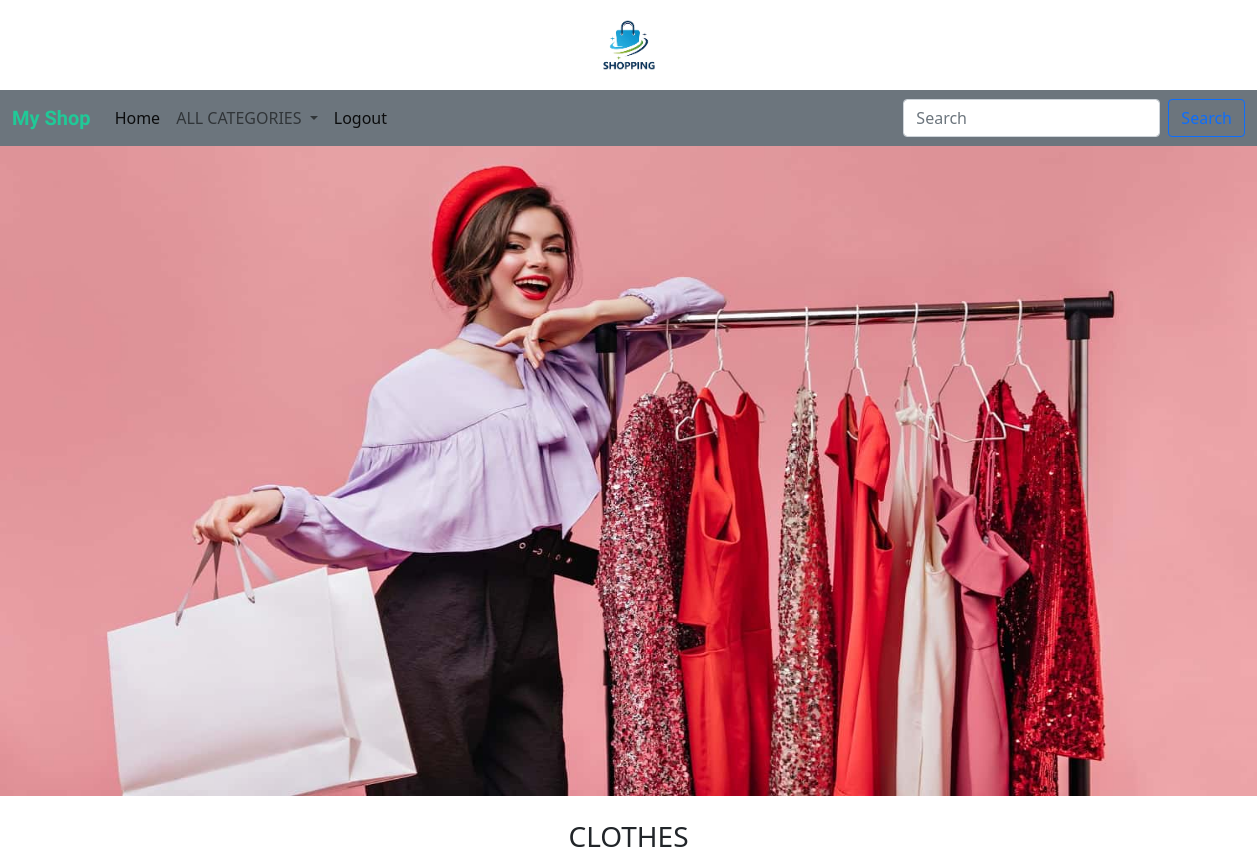
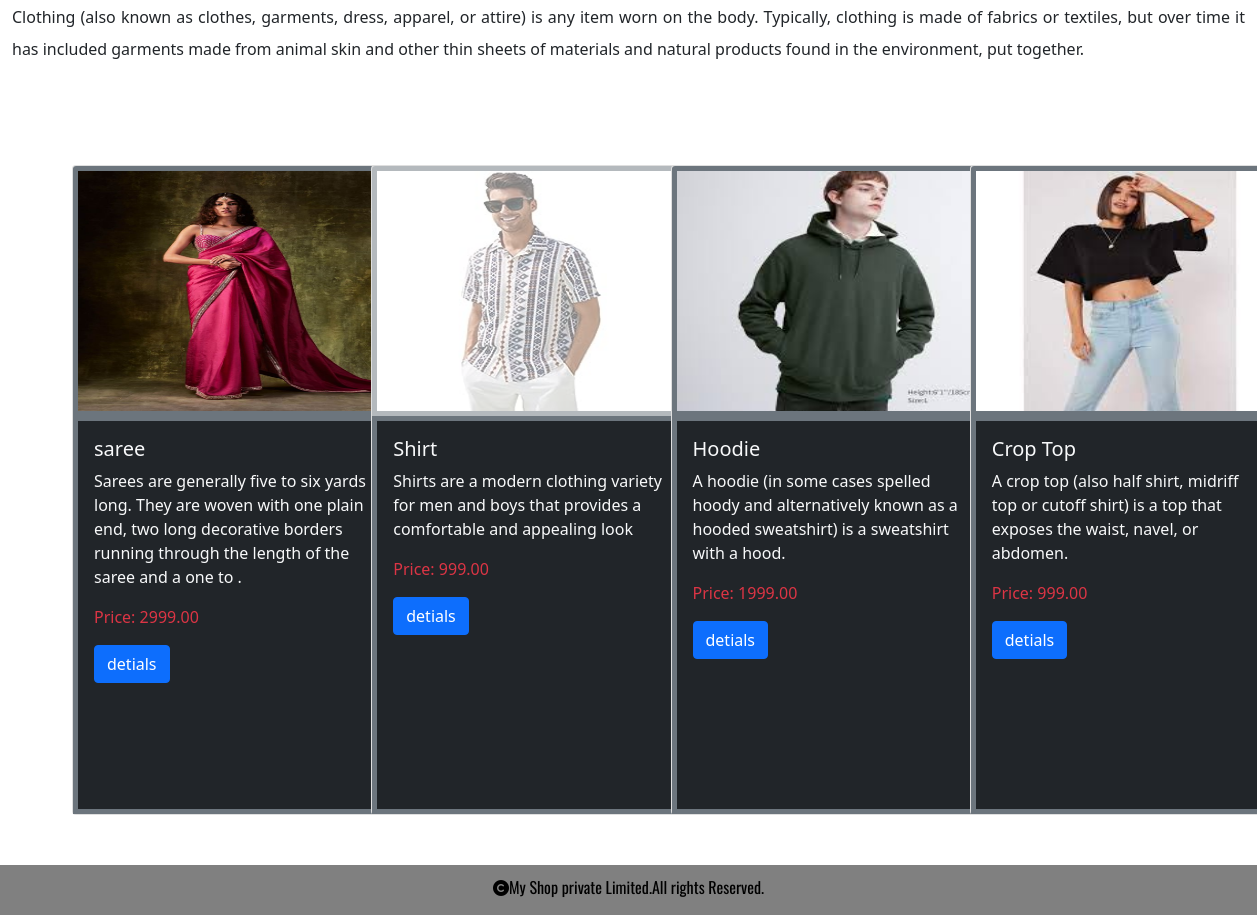
The page /allproducts/Clothes (signed in) on the database its author committed (2 pictures, top to bottom).
### shop/models.py (models this page shows, shortened)
class Category(models.Model):
    cname=models.CharField(max_length=200)
    description=models.TextField()
    image=models.ImageField(upload_to='shop/category',null=True,blank=True)

class Product(models.Model):
    pname=models.CharField(max_length=200)
    description=models.TextField()
    image=models.ImageField(upload_to='shop/product',null=True,blank=True)
    price=models.DecimalField(max_digits=10,decimal_places=2)
    category=models.ForeignKey(Category,on_delete=models.CASCADE)
    stock=models.IntegerField()
    available=models.BooleanField(default=True)
    created=models.DateTimeField(auto_now_add=True)
    updated=models.DateTimeField(auto_now=True)

### shop/views.py (the view)
# urls.py: path('allproducts/<c>',views.allproducts,name='allproducts'),
def allproducts(request,c):
    p=Product.objects.filter(category__cname=c)
    cat=Category.objects.get(cname=c)
    return render(request,'product.html',{'p':p,'cat':cat})

### cart/context_processors.py (called while the page is built)
def counter(request):
    item_count=0
    if request.user.is_authenticated:
        user=request.user
        try:
            cart=Cart.objects.filter(user=user)
            for i in cart:
                item_count+=i.quantity
        except:
            item_count=0
    return{'count':item_count}

### shop/context_processors.py (called while the page is built)
def menu_links(request):
    links=Category.objects.all()
    return {'links':links}

### templates/product.html
<!DOCTYPE html>
{% extends 'base.html' %}
{% load static %}
{% block content %}
<div>
    <img src ="{{cat.image.url}}" style="height:650px;" width="100%">
</div>
<div class="container-fluid mt-4" style="margin-bottom:100px;">
    <h3 class="text-center text-uppercase">{{cat.cname}}</h3>
    <p style="text-align:justify;line-height:2">{{cat.description}}</p>
</div>
<div class="container-fluid mt-4" style="margin-bottom:100px;">
    <div class="row ms-5">
        {% for i in p %}
        <div class="col-sm-3" >
            <div class="card " style="width:20rem;height:650px;">
                {% if i.stock <= 0 %}
  <img src="{{i.image.url}}" class="card-img-top border border-secondary border-5" alt="..." style="height:250px;opacity:0.5;">
            {% else %}
  <img src="{{i.image.url}}" class="card-img-top border border-secondary border-5" alt="..." style="height:250px;">
            {% endif %}
  <div class="card-body bg-dark border border-secondary border-5">
    <h5 class="card-title text-light">{{i.pname}}</h5>
    <p class="card-text text-light">{{i.description}}</p>
      <p class="card-text text-danger">Price: {{i.price}}</p>
    <a href="{% url 'shop:detial' i.pname %}" class="btn btn-primary">detials</a>
  </div>
</div>
        </div>
         {% endfor %}
    </div>
</div>
{% endblock %}

### static/css/style.css (style rules this page uses)
body { background-color:white; }

### rows shown on the page
Category: image (picture), cname "CLOTHES", description "Clothing (also known as clothes, garments, dress, apparel, or attire) is any item worn on the body. Typically, clothing is made of fabrics or textiles, but over time it has included garments made from animal skin and other thin sheets of materials and natural products found in the environment, put together."
Product: image (picture), pname "saree", description "Sarees are generally five to six yards long. They are woven with one plain end, two long decorative borders running through the length of the saree and a one to .", price "2999.00"
Product: image (picture), pname "Shirt", description "Shirts are a modern clothing variety for men and boys that provides a comfortable and appealing look", price "999.00"
Product: image (picture), pname "Hoodie", description "A hoodie (in some cases spelled hoody and alternatively known as a hooded sweatshirt) is a sweatshirt with a hood.", price "1999.00"
Product: image (picture), pname "Crop Top", description "A crop top (also half shirt, midriff top or cutoff shirt) is a top that exposes the waist, navel, or abdomen.", price "999.00"
